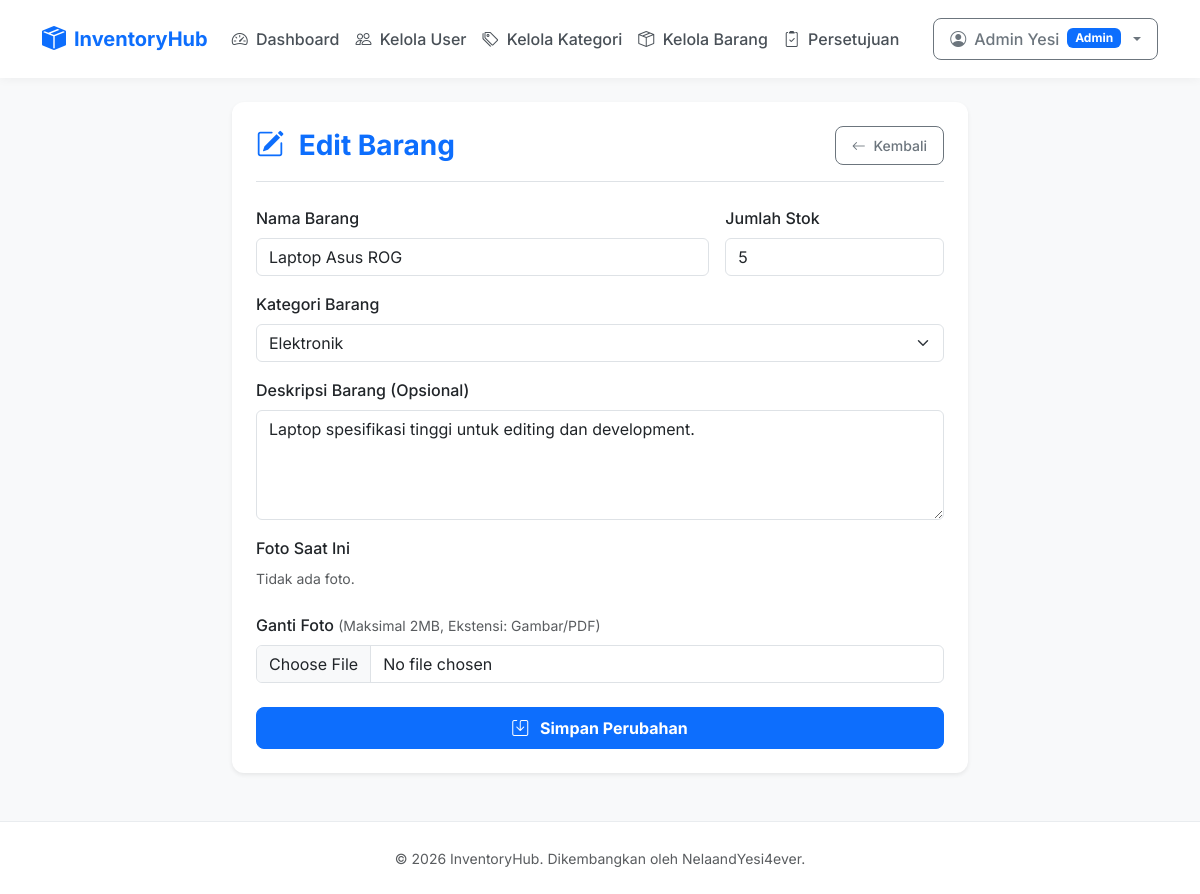
Screenshot of /admin/products/edit/1 (signed in) with the database file from the repository.
### tables this page shows
CREATE TABLE IF NOT EXISTS `products` (
  `id` INT AUTO_INCREMENT PRIMARY KEY,
  `category_id` INT NOT NULL,
  `name` VARCHAR(100) NOT NULL,
  `description` TEXT DEFAULT NULL,
  `image` VARCHAR(255) DEFAULT NULL,
  `stock` INT DEFAULT 0,
  `created_at` TIMESTAMP DEFAULT CURRENT_TIMESTAMP,
  FOREIGN KEY (`category_id`) REFERENCES `categories`(`id`) ON DELETE CASCADE
);

CREATE TABLE IF NOT EXISTS `categories` (
  `id` INT AUTO_INCREMENT PRIMARY KEY,
  `name` VARCHAR(100) NOT NULL,
  `description` TEXT DEFAULT NULL,
  `created_at` TIMESTAMP DEFAULT CURRENT_TIMESTAMP
);

### core/Controller.php (called while the page is built)
<?php
class Controller
{
    public function view($view, $data = [])
    {
        extract($data);
        require_once BASE_PATH . "app/views/$view.php";
    }
}

### app/controllers/AdminController.php (called while the page is built, shortened)
<?php
require_once BASE_PATH . 'app/models/CategoryModel.php';
require_once BASE_PATH . 'app/models/ProductModel.php';
class AdminController extends Controller
{
    private $categoryModel;
    private $productModel;
    public function __construct()
    {
        $this->categoryModel = new CategoryModel();
        $this->productModel = new ProductModel();
    }
    public function editProduct($id)
    {
        $product = $this->productModel->getProductById($id);
        $error = '';
        $categories = $this->categoryModel->getAllCategories();
        $this->view('products/edit', ['product' => $product, 'categories' => $categories, 'error' => $error]);
    }
}

### core/App.php (called while the page is built, shortened)
<?php
class App
{
    public function __construct()
    {
        Router::route();
    }
}

### index.php (called while the page is built, shortened)
<?php
require_once 'core/Controller.php';
require_once 'core/Model.php';
require_once 'core/Database.php';
require_once 'core/App.php';
new App();

### core/Database.php (called while the page is built, shortened)
<?php
class Database
{
    private $host = Config::HOST;
    private $dbname = Config::DBNAME;
    private $user = Config::USER;
    private $pass = Config::PASS;
    public function __construct()
    {
        try {
            $this->pdo = new PDO(
                "mysql:host={$this->host};dbname={$this->dbname}",
                $this->user,
                $this->pass
            );
        } catch(PDOException $e){
            die("Koneksi Database Gagal : " . $e->getMessage());
        }
    }
}

### core/Model.php (called while the page is built, shortened)
<?php
require_once BASE_PATH . 'core/Database.php';
class Model
{
    public function __construct()
    {
        $database = new Database();
        $this->db = $database->pdo;
    }
}

### app/models/ProductModel.php (called while the page is built, shortened)
<?php
require_once BASE_PATH . 'core/Model.php';
class ProductModel extends Model
{
    public function getProductById($id)
    {
        $stmt = $this->db->prepare("
            SELECT p.*, c.name AS category_name
            FROM products p
            LEFT JOIN categories c ON p.category_id = c.id
            WHERE p.id = :id
        ");
        $stmt->execute(['id' => $id]);
        return $stmt->fetch(PDO::FETCH_ASSOC);
    }
}

### app/models/CategoryModel.php (called while the page is built, shortened)
<?php
require_once BASE_PATH . 'core/Model.php';
class CategoryModel extends Model
{
    public function getAllCategories()
    {
        $stmt = $this->db->query("SELECT * FROM categories ORDER BY name ASC");
        return $stmt->fetchAll(PDO::FETCH_ASSOC);
    }
}

### app/views/products/edit.php (the view, shortened to what this page needs)
<?php require_once BASE_PATH . 'app/views/layouts/header.php'; ?>
<div class="row justify-content-center">
    <div class="col-md-8">
        <div class="card p-4 shadow-sm border-0">
            <div class="d-flex align-items-center justify-content-between mb-4 border-bottom pb-3">
                <h3 class="fw-bold mb-0 text-primary"><i class="bi bi-pencil-square me-2"></i> Edit Barang</h3>
                <a href="<?= BASE_URL ?>admin/products" class="btn btn-outline-secondary btn-sm"><i class="bi bi-arrow-left me-1"></i> Kembali</a>
            </div>
            <form action="<?= BASE_URL ?>admin/products/edit/<?= $product['id'] ?>" method="POST" enctype="multipart/form-data">
                <div class="row g-3 mb-3">
                    <div class="col-md-8">
                        <label for="name" class="form-label fw-medium">Nama Barang</label>
                        <input type="text" name="name" id="name" class="form-control" value="<?= htmlspecialchars($product['name']) ?>" required>
                    </div>
                    <div class="col-md-4">
                        <label for="stock" class="form-label fw-medium">Jumlah Stok</label>
                        <input type="number" name="stock" id="stock" class="form-control" min="0" value="<?= htmlspecialchars($product['stock']) ?>" required>
                    </div>
                </div>
                <div class="mb-3">
                    <label for="category_id" class="form-label fw-medium">Kategori Barang</label>
                    <select name="category_id" id="category_id" class="form-select" required>
                        <?php foreach ($categories as $cat): ?>
                            <option value="<?= $cat['id'] ?>" <?= $product['category_id'] == $cat['id'] ? 'selected' : '' ?>><?= htmlspecialchars($cat['name']) ?></option>
                        <?php endforeach; ?>
                    </select>
                </div>
                <div class="mb-3">
                    <label for="description" class="form-label fw-medium">Deskripsi Barang (Opsional)</label>
                    <textarea name="description" id="description" class="form-control" rows="4"><?= htmlspecialchars($product['description'] ?? '') ?></textarea>
                </div>
                <div class="mb-4">
                    <label class="form-label fw-medium d-block">Foto Saat Ini</label>
                    <?php if (!empty($product['image']) && file_exists(BASE_PATH . 'public/uploads/' . $product['image'])): ?>
                        <div class="mb-2">
                            <img src="<?= BASE_URL ?>public/uploads/<?= $product['image'] ?>" class="img-thumbnail rounded" style="max-width: 150px; max-height: 150px; object-fit: cover;" alt="<?= htmlspecialchars($product['name']) ?>">
                        </div>
                    <?php else: ?>
                        <p class="text-muted small">Tidak ada foto.</p>
                    <?php endif; ?>
                    <label for="image" class="form-label fw-medium mt-2">Ganti Foto <span class="text-muted small fw-normal">(Maksimal 2MB, Ekstensi: Gambar/PDF)</span></label>
                    <input type="file" name="image" id="image" class="form-control" accept="image/*,application/pdf">
                </div>
                <div class="d-grid">
                    <button type="submit" class="btn btn-primary py-2.5 fw-bold"><i class="bi bi-save me-2"></i> Simpan Perubahan</button>
                </div>
            </form>
        </div>
    </div>
</div>
<?php require_once BASE_PATH . 'app/views/layouts/footer.php'; ?>

### app/views/layouts/header.php (style rules this page uses)
body { font-family: 'Inter', sans-serif; background-color: #f8f9fa; color: #212529; min-height: 100vh; display: flex; flex-direction: column; }
.card { border: none; border-radius: 12px; box-shadow: 0 4px 20px rgba(0, 0, 0, 0.03); background-color: #ffffff; }
.btn { border-radius: 8px; font-weight: 500; padding: 8px 16px; transition: all 0.2s ease; }
.btn-primary { background-color: #0d6efd; border-color: #0d6efd; }

### rows the page displays
products: name "Laptop Asus ROG", stock "5", category_id "Elektronik", description "Laptop spesifikasi tinggi untuk editing dan development."

### other values shown
$_SESSION['user']['username'] "Admin Yesi"
$_SESSION['user']['role'] "Admin"
